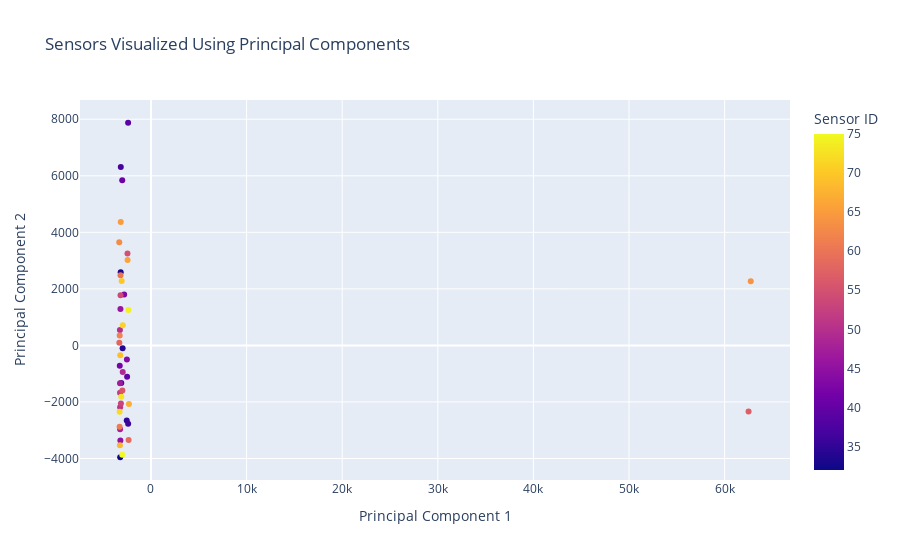

The notebook cell saved with this chart:
### Code cell
# Plot the PCA interactive plot
plot_pca_interactive(df_range_delay_ends, sensor_id_col='Sensor ID', n_components=2)

### Figure 1 — Plotly figure (JSON) as saved in the notebook; plotly's stock layout.template omitted (floating-point values rounded to 4 significant figures)
{"data": [{"customdata": [[32], [33], [34], [35], [36], [37], [38], [39], [40], [41], [42], [43], [44], [45], [46], [47], [48], [49], [50], [51], [52], [53], [54], [55], [56], [57], [58], [59], [60], [61], [62], [63], [64], [65], [66], [67], [68], [69], [70], [71], [72], [73], [74], [75]], "hovertemplate": "Principal Component 1=%{x}<br>Principal Component 2=%{y}<br>Sensor ID=%{marker.color}<extra></extra>", "legendgroup": "", "marker": {"color": [32, 33, 34, 35, 36, 37, 38, 39, 40, 41, 42, 43, 44, 45, 46, 47, 48, 49, 50, 51, 52, 53, 54, 55, 56, 57, 58, 59, 60, 61, 62, 63, 64, 65, 66, 67, 68, 69, 70, 71, 72, 73, 74, 75], "coloraxis": "coloraxis", "symbol": "circle"}, "mode": "markers", "name": "", "orientation": "v", "showlegend": false, "type": "scatter", "x": [-3222.0, -3168.0, -2968.0, -2537.0, -2389.0, -3158.0, -3107.0, -2393.0, -2497.0, -3008.0, -3266.0, -2806.0, -2519.0, -3199.0, -3195.0, -3241.0, -3233.0, -2956.0, -3250.0, -3229.0, -3238.0, -3146.0, -3186.0, -2459.0, -2991.0, 62500.0, -3312.0, -2341.0, -3188.0, -3282.0, -3272.0, -3319.0, 62730.0, -3163.0, -2449.0, -2304.0, -3250.0, -3215.0, -3066.0, -2950.0, -3282.0, -3109.0, -2365.0, -3006.0], "xaxis": "x", "y": [-3956.0, 2587.0, -100.8, -2654.0, -2772.0, 6309.0, -1328.0, 7876.0, -1104.0, 5844.0, -719.5, 1802.0, -493.9, -3367.0, 1291.0, -1338.0, -2967.0, -939.4, 543.2, -2190.0, -1677.0, -2053.0, 1777.0, 3249.0, -1591.0, -2340.0, 97.55, -3343.0, 2486.0, -2874.0, 350.2, 3653.0, 2273.0, 4368.0, 3023.0, -2070.0, -3532.0, -345.8, 2280.0, 712.5, -2344.0, -1812.0, 1254.0, -3864.0], "yaxis": "y"}], "layout": {"coloraxis": {"colorbar": {"title": {"text": "Sensor ID"}}, "colorscale": [[0, "#0d0887"], [0.1111, "#46039f"], [0.2222, "#7201a8"], [0.3333, "#9c179e"], [0.4444, "#bd3786"], [0.5556, "#d8576b"], [0.6667, "#ed7953"], [0.7778, "#fb9f3a"], [0.8889, "#fdca26"], [1, "#f0f921"]]}, "legend": {"tracegroupgap": 0}, "title": {"text": "Sensors Visualized Using Principal Components"}, "xaxis": {"anchor": "y", "domain": [0, 1], "title": {"text": "Principal Component 1"}}, "yaxis": {"anchor": "x", "domain": [0, 1], "title": {"text": "Principal Component 2"}}}}
